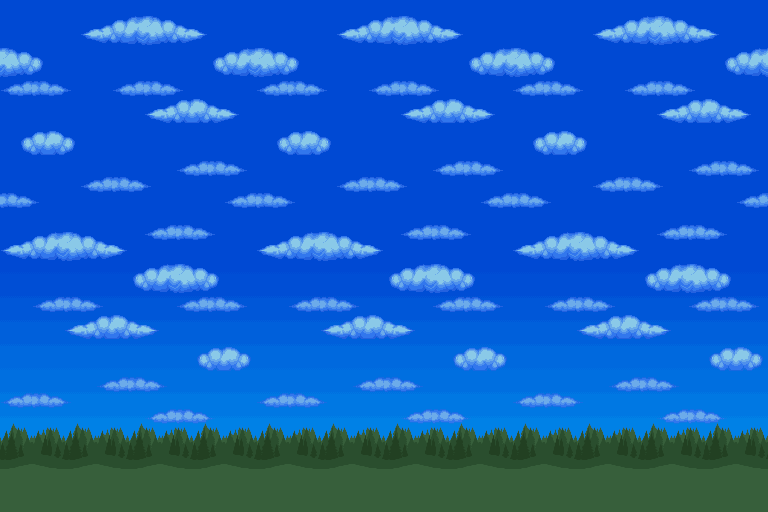
#> input picture pic.png, 768 x 512 px
$ jupyter execute --allow-errors python_basic_exercises.ipynb
#> lines starting #> are read from the running program, lines starting #| are printed output that depends on the picture
[cell 1]
# 《人工智能基础教程：Python篇（青少版）》

[cell 2]
# Bubble Sort
element=[17,5,19,8,15]
print('Start sorting:',element)
for i in range(len(element)):
    print('i=',i)
    for j in range(i+1):
        print(f'compare {element[i]}({i}) and {element[j]}({j})')
        if element[i]<element[j]:
            element[i],element[j] = element[j],element[i]
            print('[<]',element)
        else:
            print('[>=]',element)
print('Result:',element)

[cell 3]
# Binary Search
element=[5,8,15,17,19,33,35,41,49]
# val=8
low=0
high=len(element)-1
trace=False
print(element)
print(f'Input a value')
val=int(input('> '))
#> the answer given: 3
while low<=high:
    mid=(low+high)//2
    print(f'search_scale:{element[low:high+1]}, mid_index={mid}, value={element[mid]}')
    if element[mid]==val:
        trace=True
        break
    elif element[mid]>val:
        high=mid-1
    else:
        low=mid+1

if trace:
    print(f'Find, the index of {val} is {mid}.')
else:
    print(f'No element {val}')

[cell 4]
# Program 5.3
from urllib import request
from bs4 import BeautifulSoup

url='http://www.jianshu.com'
headers = {'User-Agent':'Mozilla/5.0 (Windows NT 10.0; Win64; x64) AppleWebKit/537.36 (KHTML, like Gecko)Chrome/55.0.2883.87 Safari/537.36'}
page = request.Request(url,headers=headers)
#> (the rest of this cell did not finish here and is left out)

[cell 5]
# Program 5.4
import collections
#> (the rest of this cell did not finish here and is left out)

[cell 6]
# Program 5.5
import json
#> (the rest of this cell did not finish here and is left out)

[cell 7]
import matplotlib.pyplot as plt
plt.plot([1,2,3,4,5],[1,4,9,16,25])
plt.show()

[cell 8]
import numpy as np
import pandas as pd
import matplotlib.pyplot as plt
data = pd.Series(np.random.rand(100))
data.plot()
plt.show()
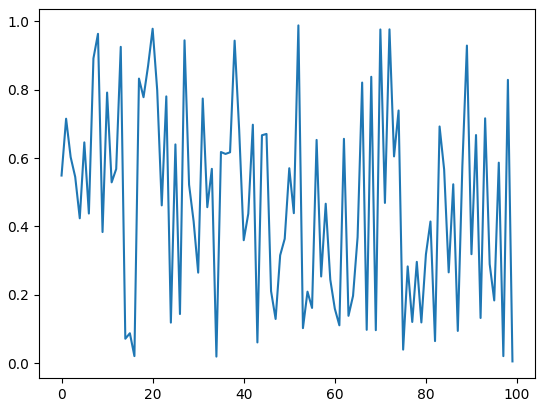
#> figure drawn by matplotlib, 1 panel; curve peaks at x = 52, y = 0.988

[cell 9]
# Program 6.1
import matplotlib.pyplot as plt
x1 = [1,3,4]
y1 = [2,4,1]
x2 = [1,3,4]
y2 = [4,1,5]

plt.plot(x1,y1,label='Line1',color='orange')
plt.plot(x2,y2,label='Line2',color='red')

plt.xlabel('X-axis')
plt.ylabel('Y-axis')
plt.title('Test Graph')
plt.legend()
plt.show()

[cell 10]
# Program 6.2
x1=[1,3,5,7,9,11]
y1=[4,1,5,7,10,5]
x2=[2,4,6,8,10,11]
y2=[1,3,9,2,11,2]

plt.bar(x1,y1,label='test1')
plt.bar(x2,y2,label='test2')

plt.xlabel('X-axis')
plt.ylabel('Y-axis')
plt.title('Test Graph')
plt.legend()
plt.show()
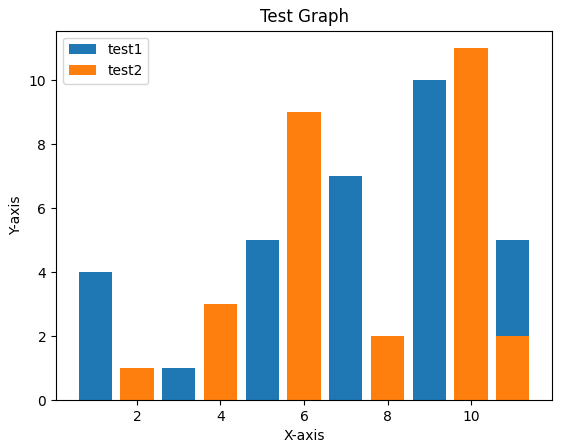
#> figure drawn by matplotlib, 1 panel; tallest bar 10 high, from x = 8.6 to 9.4; tallest bar 11 high, from x = 9.6 to 10.4

[cell 11]
# Program 6.3
import matplotlib.pyplot as plt

data=[5,22,10,44,55,99,87,86,45,22,6,33,87,98,15,25,77,89,31,32,71,83,82,52]
scalar=[0,10,20,30,40,50,60,70,80,90,100]
plt.hist(data,scalar,histtype='bar',rwidth=0.5)

plt.xlabel('X-axis')
plt.ylabel('Y-axis')
plt.title('Test Graph')
plt.legend()
plt.show()
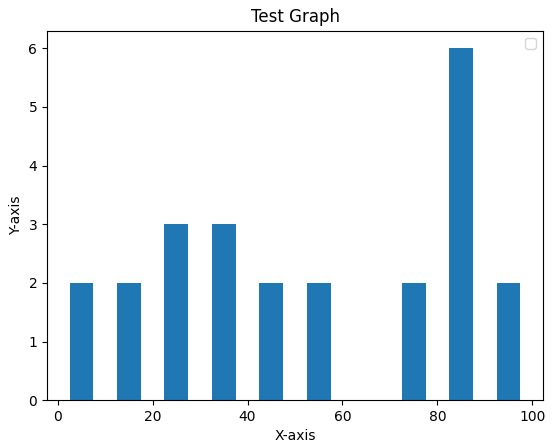
#> figure drawn by matplotlib, 1 panel; tallest bar 6 high, from x = 82.5 to 87.5

[cell 12]
# Program 6.4
import matplotlib.pyplot as plt
x=[1,3,5,7,9,11]
y=[4,1,5,7,10,5]

plt.scatter(x,y,label='scatter',s=50,marker='*')

plt.xlabel('X-axis')
plt.ylabel('Y-axis')
plt.title('Test Graph')
plt.legend()
plt.show()
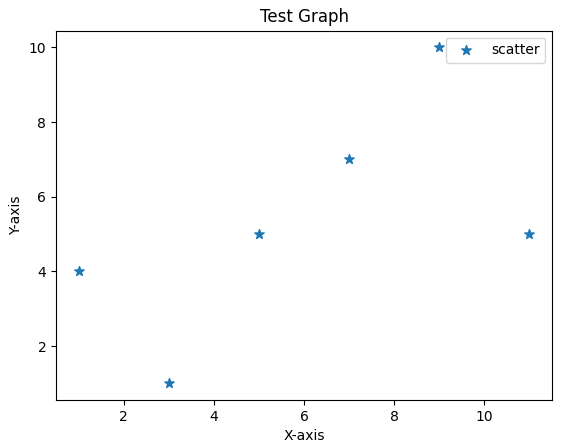
#> figure drawn by matplotlib, 1 panel

[cell 13]
# Program 6.5
import matplotlib.pyplot as plt
Score=[95,89,65,90]
Subject=['Math','Chinese','English','Synthetical']
cols=['c','m','r','b']

plt.pie(
    Score,
    labels=Subject,
    colors=cols,
    startangle=90,
    shadow=True,
    explode=(0.1,0,0,0),
    autopct='%1.1f%%')
plt.title('Test Graph')
plt.show()
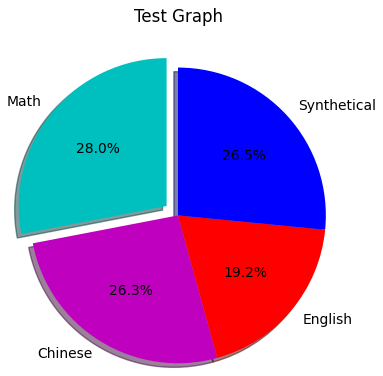
#> figure drawn by matplotlib, 1 panel

[cell 14]
# Program 6.6
import numpy as np
import pandas as pd
import matplotlib.pyplot as plt

data=pd.DataFrame(np.random.randn(1000,2),columns=list('AB'))
print(data.head())
data.plot.scatter(x='A',y='B')

plt.text(2,2,'Simple A')
plt.annotate('boundary',xy=(-3,-2),xytext=(-2.5,-2.5),arrowprops=dict(facecolor='red'))
plt.grid(True)
plt.show()
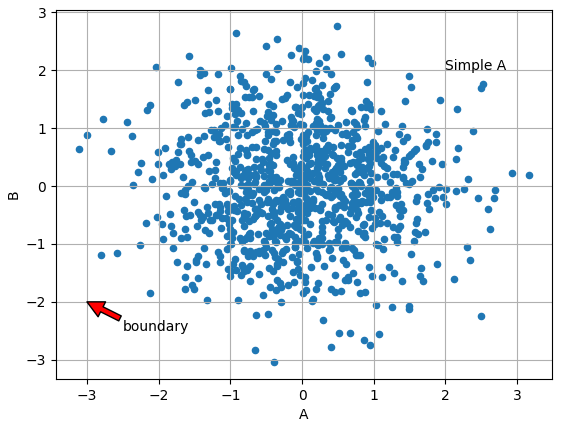
#> figure drawn by matplotlib, 1 panel

[cell 15]
# Program 6.7
import matplotlib.pyplot as plt

fig=plt.figure()
x=[1,3,5,7,9,11,15,17]
y=[4,1,5,7,10,5,0,20]

ax1=fig.add_subplot(2,2,1)
ax2=fig.add_subplot(2,2,2)
ax3=fig.add_subplot(2,1,2)

ax1.scatter(x,y)
ax1.set_title('scatter graph')
ax2.plot(x,y)
ax2.set_title('plot graph')

ax3.bar(x,y)
ax3.set_title('bar graph')
ax3.set_xlabel('X')
ax3.set_ylabel('Y')
ax3.annotate('first one',xy=(1,1),xytext=(2,2),arrowprops=dict(facecolor='r'))
plt.show()
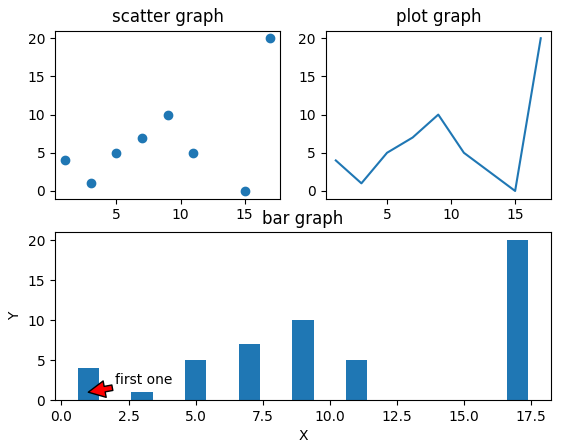
#> figure drawn by matplotlib, 3 panels; panel 3: tallest bar 20 high, from x = 16.6 to 17.4

[cell 16]
# Program 6.8
from mpl_toolkits.mplot3d import axes3d
import matplotlib.pyplot as plt

fig=plt.figure()
ax1=fig.add_subplot(1,1,1,projection='3d')

x1=[1,2,3,4,5,6,7,8,9,10]
y1=[5,6,7,8,2,5,6,3,7,2]
z1=[-1,-2,-6,-3,-2,-7,-3,-3,-7,-2]
x2=[-1,-3,-5,-7,-9,-11,-12,-15,-16,-17]
y2=[4,1,5,7,10,5,12,8,9,13]
z2=[1,2,6,3,2,7,3,3,7,2]

ax1.scatter(x1,y1,z1,color='b',marker='o')
ax1.scatter(x2,y2,z2,color='r',marker='*')
ax1.set_xlabel('x axis')
ax1.set_ylabel('y axis')
ax1.set_zlabel('z axis')
plt.show()
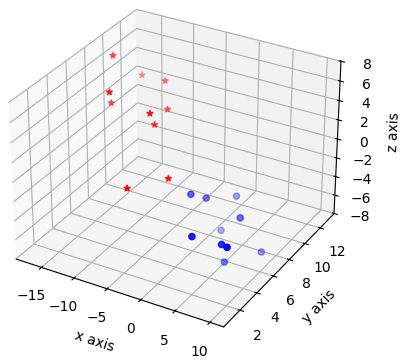
#> figure drawn by matplotlib, 1 panel

[cell 17]
# Program 6.9
from mpl_toolkits.mplot3d import axes3d
import matplotlib.pyplot as plt

fig=plt.figure()
ax1=fig.add_subplot(111,projection='3d')

# 三个起始点(1,1,2)、(2,2,2)、(3,3,2)
x=[1,2,3]
y=[1,2,3]
z=[2,2,2]

dx=[1,2,3]
dy=[1,1,1]
dz=[1,1,3]

ax1.bar3d(x,y,z,dx,dy,dz)
ax1.set_xlabel('x axis')
ax1.set_ylabel('y axis')
ax1.set_zlabel('z axis')
plt.show()
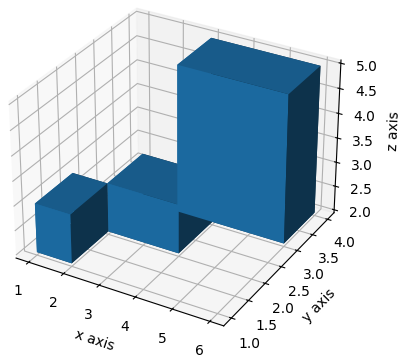
#> figure drawn by matplotlib, 1 panel

[cell 18]
# Program 6.10
import numpy as np
import matplotlib.pyplot as plt

x=np.arange(0.0,0.1,0.001)
print(x)
y=220*np.sin(100*np.pi*x)

plt.plot(x,y)
plt.xlabel('time(s)')
plt.ylabel('volts(V)')
plt.show()
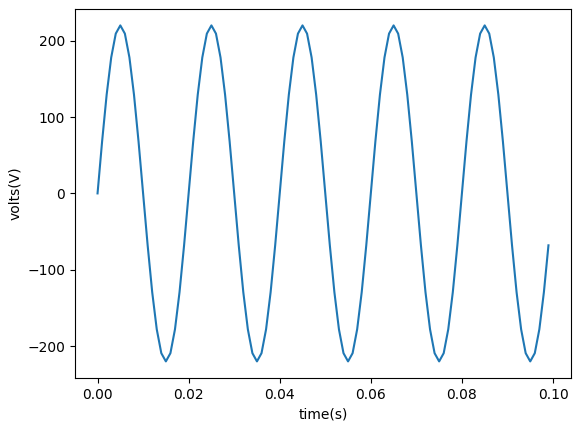
#> figure drawn by matplotlib, 1 panel; curve peaks at x = 0.005, y = 220

[cell 19]
import csv
import matplotlib.pyplot as plt

word=[]
num=[]
sum=0

#> (the rest of this cell did not finish here and is left out)

[cell 20]
# Program 6.12
import matplotlib.pyplot as plt
import matplotlib.image as mpimg

pic = mpimg.imread('./pic.png')
#> pic is the input picture: shape (512, 768, 4) float32; mean R, G, B, A 0.0813, 0.372, 0.754, 1

plt.imshow(pic)
# plt.axis('off')
plt.show()

[cell 21]
# Program 7.5
def sum(nums):
    # print(nums)
    if not nums:
        print('0')
        return 0
    else:
        print(f'{nums[0]}+{nums[1:]}')
        return nums[0]+sum(nums[1:])

print(sum([4,2,1,8]))

[cell 22]
# Program 7.6 - Fibonacci
def fibo(n):
    if n<=1:
        return n
    else:
        return(fibo(n-1)+fibo(n-2))

for i in range(10):
    print(fibo(i))

#> (a cell that did not finish here is left out)

[cell 24]
# Progam 7.7
import turtle
#> (the rest of this cell did not finish here and is left out)

[cell 25]
class Machine:
    def print_line(self):
        print(self)

m=Machine()
m.print_line()
print(m)

[cell 26]
# Program 8.4
class Robot:
    num=0
    def __init__(self,type):
        self.type=type
        Robot.num+=1
        print(f'Initializing {self.type} {Robot.num}')
    def work(self):
        print(f'"{self.type}" Robot is working')
    def destroy(self):
        print(f'"{self.type}" Robot is being destroyed!')
        Robot.num-=1
        if Robot.num==0:
            print('All robots are destroyed.')
        else:
            print(f'There are still {Robot.num}')
    @classmethod
    def print_num(cls):
        print(f'There are {cls.num} robots')

r1=Robot('specialized robot')
r2=Robot('industrial robot')
r1.work()
r2.work()
Robot.print_num()
r1.destroy()
r2.destroy()
Robot.print_num()

[cell 27]
# Program 8.5
class Conical_section:
    def __init__(self,name):
        self.name=name
        print(f'Determine the name of the curve: {name}')
    def ptr_equation(self):
        print(f'Output "{self.name}" equation')

class Ellipse(Conical_section):
    def __init__(self,name,a,b):
        Conical_section.__init__(self,name)
        self.a=a
        self.b=b
    def ptr_eccentricity(self):
        print(f'the eccentricity of this eelipse is {(1-self.b**2/self.a**2)**0.5}')
    def ptr_equation(self):
        Conical_section.ptr_equation(self)
        print(f'x^2/{self.a}^2 + y^2/{self.b}^2 = 1')

class Paracurve(Conical_section):
    def __init__(self,name,p):
        Conical_section.__init__(self,name)
